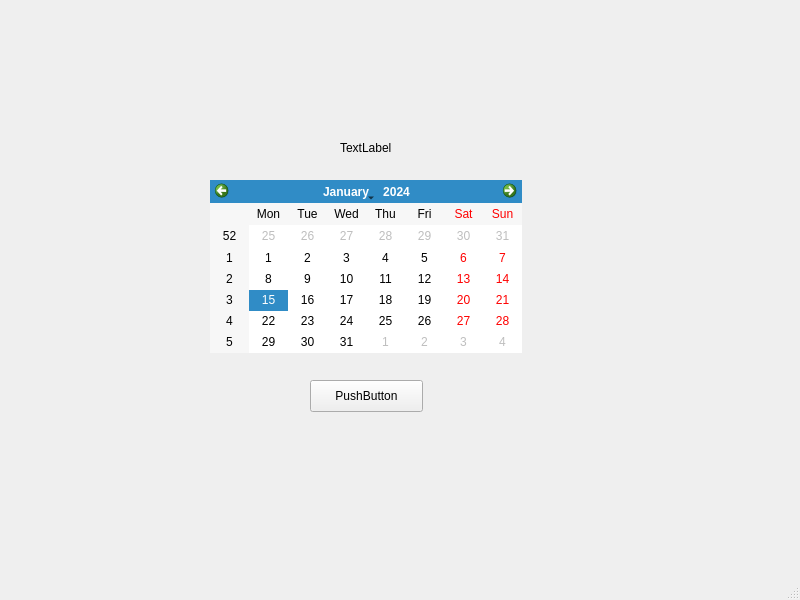
<?xml version="1.0" encoding="UTF-8"?>
<ui version="4.0">
 <class>MainWindow</class>
 <widget class="QMainWindow" name="MainWindow">
  <property name="geometry">
   <rect>
    <x>0</x>
    <y>0</y>
    <width>800</width>
    <height>600</height>
   </rect>
  </property>
  <property name="windowTitle">
   <string>MainWindow</string>
  </property>
  <widget class="QWidget" name="centralwidget">
   <widget class="QPushButton" name="pushButton">
    <property name="geometry">
     <rect>
      <x>310</x>
      <y>380</y>
      <width>113</width>
      <height>32</height>
     </rect>
    </property>
    <property name="text">
     <string>PushButton</string>
    </property>
   </widget>
   <widget class="QLabel" name="label">
    <property name="geometry">
     <rect>
      <x>340</x>
      <y>140</y>
      <width>60</width>
      <height>16</height>
     </rect>
    </property>
    <property name="text">
     <string>TextLabel</string>
    </property>
   </widget>
   <widget class="QCalendarWidget" name="calendarWidget">
    <property name="geometry">
     <rect>
      <x>210</x>
      <y>180</y>
      <width>312</width>
      <height>173</height>
     </rect>
    </property>
   </widget>
  </widget>
  <widget class="QMenuBar" name="menubar">
   <property name="geometry">
    <rect>
     <x>0</x>
     <y>0</y>
     <width>800</width>
     <height>22</height>
    </rect>
   </property>
  </widget>
  <widget class="QStatusBar" name="statusbar"/>
 </widget>
 <resources/>
 <connections/>
</ui>
